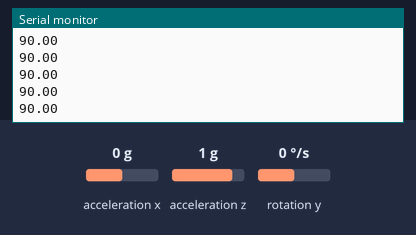
The sketch below on a simulated Arduino Uno, built with avr-gcc and run on an emulated ATmega328P. On the bench: the last lines printed to the serial monitor. Inputs (shaded band) come from the test bench; at power-on: acceleration x 0 g, acceleration z 1 g, rotation y 0 °/s.

Above: at 1.2 s.
1.3 s: acceleration x set to -1.4 g
At 2.4 s:
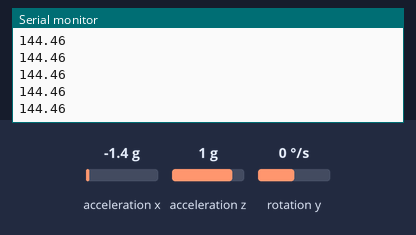
2.8 s: acceleration z set to -1.4 g
At 3.9 s:
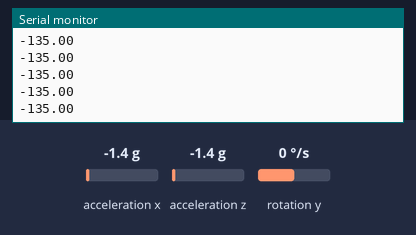
4.3 s: rotation y set to -192 °/s
At 5.0 s:
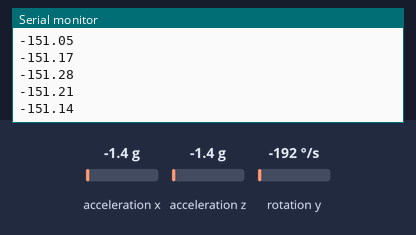
Timing chart, 0 to 7.3 s (numbered marks = the images above; inputs shaded):
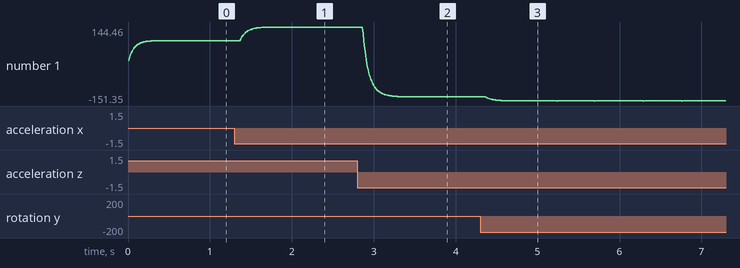

The sketch:

filtered.ino
```cpp
#include "Wire.h"
#include "I2Cdev.h"
#include "MPU6050.h"
#include "math.h"

MPU6050 mpu;

int16_t accX, accZ;
float accAngle;

int16_t gyroY, gyroRate;
unsigned long currTime, prevTime=0, loopTime;

const float gain = 0.9;
float filteredAngle = 0;

void setup() {
  mpu.initialize();
  Serial.begin(9600);
  Serial.println("test");
}

void loop() {
  float accZ = mpu.getAccelerationZ();
  float accX = mpu.getAccelerationX();

  if (!(isnan(accX) || isnan(accZ)))
    accAngle = atan2(accZ, accX)*RAD_TO_DEG;

  currTime = millis();
  loopTime = currTime - prevTime;
  prevTime = currTime;

  gyroY = mpu.getRotationY();
  gyroRate = map(gyroY, -32768, 32767, -250, 250);

  filteredAngle = gain*(filteredAngle + (float)gyroRate*loopTime/1000) + (1-gain)*accAngle;

  Serial.println(filteredAngle);
}
```

Measured:
- after the input at 1.3 s, the serial monitor: prints a new line after 0.07 s (image 1)
- plotted number 1: 90 → 144.46 after the input at 1.3 s
